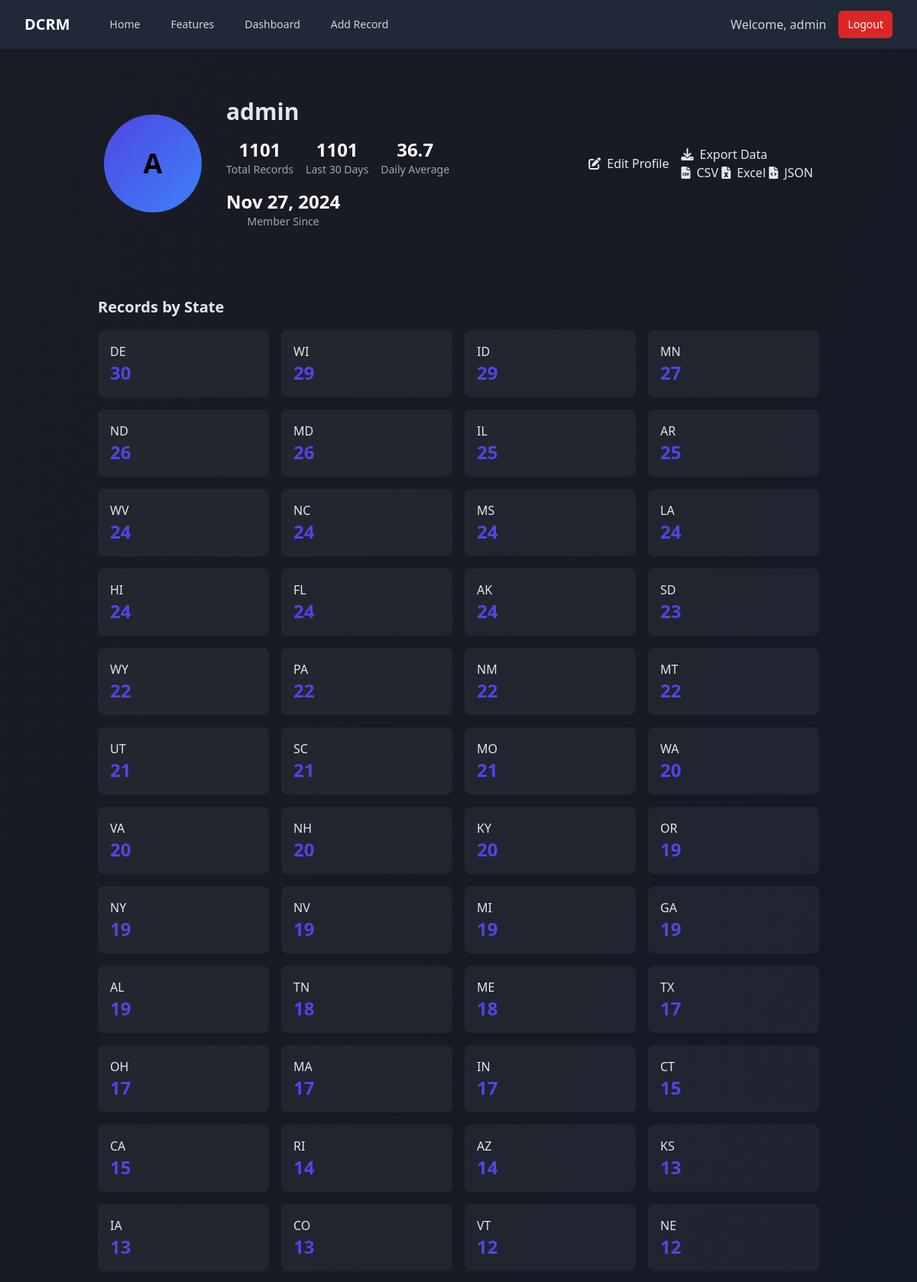
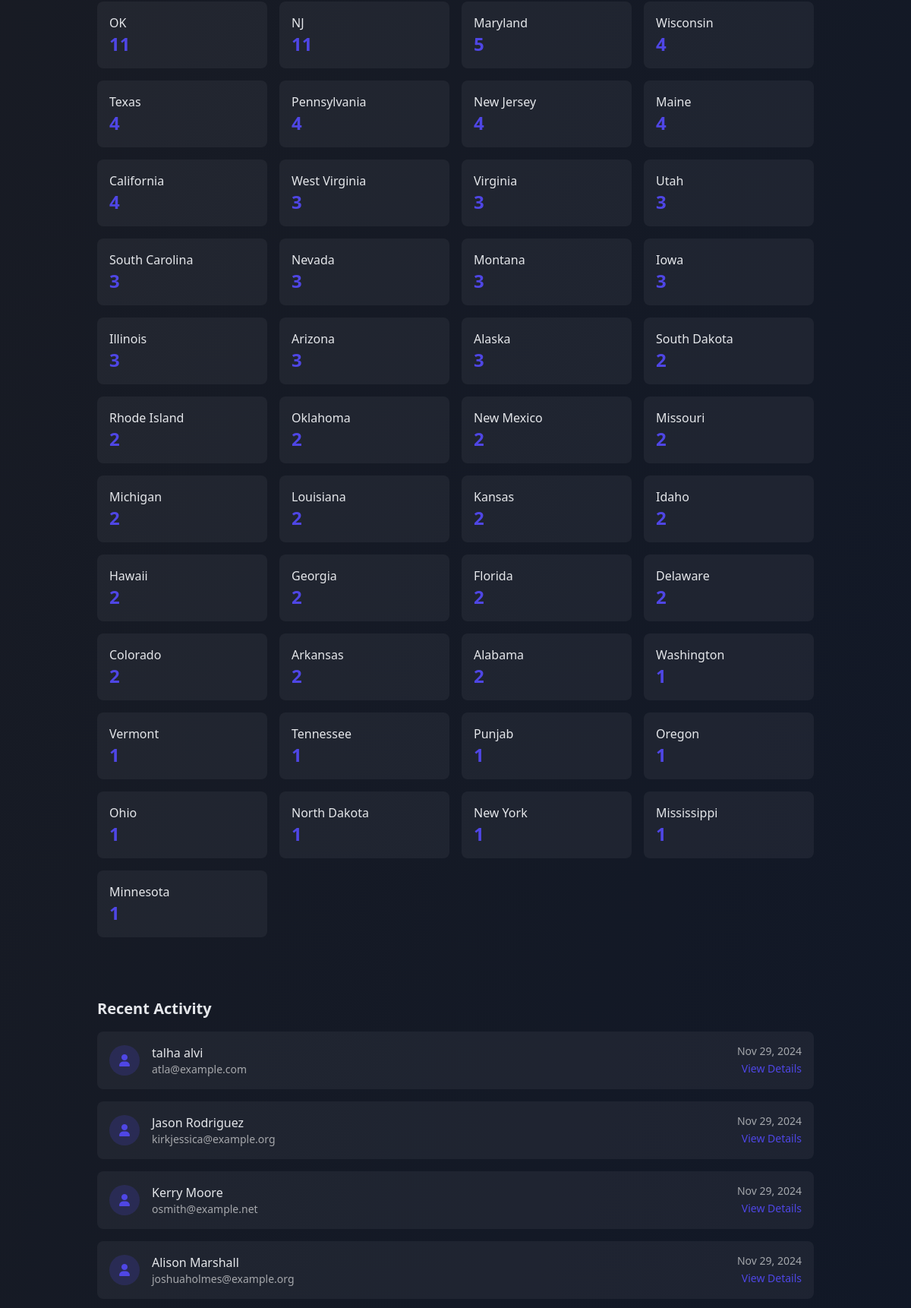
/profile/ (signed in, upper part), run on the app's committed database (2 pictures, top to bottom).
### website/models.py (models this page shows, shortened)
class Record(models.Model):
    created_at = models.DateTimeField(auto_now_add=True)
    first_name = models.CharField(max_length=50)
    last_name = models.CharField(max_length=50)
    email = models.CharField(max_length=100)
    phone = models.CharField(max_length=15)
    address = models.CharField(max_length=100)
    city = models.CharField(max_length=50)
    state = models.CharField(max_length=50)
    zipcode = models.CharField(max_length=20)
    created_by = models.ForeignKey(User, on_delete=models.CASCADE)

### website/views.py (the view)
# urls.py: path('profile/', views.profile, name='profile'),
@login_required
def profile(request):
    user = request.user
    records = Record.objects.filter(created_by=user)
    total_records = records.count()
    recent_records = records.order_by('-created_at')[:5]
    records_by_state = records.values('state').annotate(count=Count('id')).order_by('-count')
    today = datetime.now()
    last_30_days = today - timedelta(days=30)
    records_last_30_days = records.filter(created_at__gte=last_30_days).count()
    daily_average = records_last_30_days / 30 if records_last_30_days > 0 else 0
    context = {
        'total_records': total_records,
        'recent_records': recent_records,
        'records_by_state': records_by_state,
        'records_last_30_days': records_last_30_days,
        'daily_average': daily_average,
    }
    return render(request, 'profile.html', context)

### website/templates/profile.html (shortened to what this page needs)
{% extends 'base.html' %}
{% block content %}
<div class="space-y-8" data-aos="fade-up">
    <div class="card p-8">
        <div class="flex flex-col md:flex-row items-center space-y-4 md:space-y-0 md:space-x-8">
            <div class="w-32 h-32 rounded-full bg-gradient-to-br from-primary to-blue-500 flex items-center justify-center">
                <span class="text-4xl font-bold text-black">
                    {{ user.first_name|first|default:user.username|first|upper }}
                </span>
            </div>
            <div class="flex-1 text-center md:text-left">
                <h1 class="text-3xl font-bold text-gradient mb-2">
                    {{ user.get_full_name|default:user.username }}
                </h1>
                <div class="flex flex-wrap justify-center md:justify-start gap-4">
                    <div class="text-center">
                        <p class="text-2xl font-bold text-white">{{ total_records }}</p>
                        <p class="text-sm text-white/60">Total Records</p>
                    </div>
                    <div class="text-center">
                        <p class="text-2xl font-bold text-white">{{ records_last_30_days }}</p>
                        <p class="text-sm text-white/60">Last 30 Days</p>
                    </div>
                    <div class="text-center">
                        <p class="text-2xl font-bold text-white">{{ daily_average|floatformat:1 }}</p>
                        <p class="text-sm text-white/60">Daily Average</p>
                    </div>
                    <div class="text-center">
                        <p class="text-2xl font-bold text-white">
                            {{ user.date_joined|date:"M d, Y" }}
                        </p>
                        <p class="text-sm text-white/60">Member Since</p>
                    </div>
                </div>
            </div>
            <div class="flex space-x-4">
                <button class="btn-secondary" onclick="toggleEditProfile()">
                    <i class="fas fa-edit mr-2"></i>Edit Profile
                </button>
                <div class="dropdown">
                    <button class="btn-secondary dropdown-toggle">
                        <i class="fas fa-download mr-2"></i>Export Data
                    </button>
                    <div class="dropdown-menu">
                        <a href="{% url 'export_records' 'csv' %}" class="dropdown-item">
                            <i class="fas fa-file-csv mr-2"></i>CSV
                        </a>
                        <a href="{% url 'export_records' 'excel' %}" class="dropdown-item">
                            <i class="fas fa-file-excel mr-2"></i>Excel
                        </a>
                        <a href="{% url 'export_records' 'json' %}" class="dropdown-item">
                            <i class="fas fa-file-code mr-2"></i>JSON
                        </a>
                    </div>
                </div>
            </div>
        </div>
    </div>
    <div class="card p-6" data-aos="fade-up" data-aos-delay="100">
        <h2 class="text-xl font-bold mb-4">Records by State</h2>
        <div class="grid grid-cols-2 md:grid-cols-4 gap-4">
            {% for state in records_by_state %}
                <div class="p-4 rounded-lg bg-white/5">
                    <h3 class="font-medium">{{ state.state }}</h3>
                    <p class="text-2xl font-bold text-primary">{{ state.count }}</p>
                </div>
            {% empty %}
                <div class="col-span-4 text-center py-8 text-white/60">
                    No records found.
                </div>
            {% endfor %}
        </div>
    </div>
    <div class="card p-6" data-aos="fade-up" data-aos-delay="200">
        <h2 class="text-xl font-bold mb-4">Recent Activity</h2>
        <div class="space-y-4">
            {% for record in recent_records %}
                <div class="flex items-center justify-between p-4 rounded-lg bg-white/5 hover:bg-white/10 transition-colors duration-200">
                    <div class="flex items-center space-x-4">
                        <div class="w-10 h-10 rounded-full bg-primary/20 flex items-center justify-center">
                            <i class="fas fa-user text-primary"></i>
                        </div>
                        <div>
                            <p class="font-medium">{{ record.first_name }} {{ record.last_name }}</p>
                            <p class="text-sm text-white/60">{{ record.email }}</p>
                        </div>
                    </div>
                    <div class="text-right">
                        <p class="text-sm text-white/60">{{ record.created_at|date:"M d, Y" }}</p>
                        <a href="{% url 'record' record.id %}" class="text-primary hover:text-primary-hover text-sm">
                            View Details
                        </a>
                    </div>
                </div>
            {% empty %}
                <div class="text-center py-8 text-white/60">
                    No recent activity to show.
                </div>
            {% endfor %}
        </div>
    </div>
</div>
{% endblock %}

### website/templates/navbar.html
{% load static %}
<nav class="bg-gray-800">
    <div class="max-w-7xl mx-auto px-4 sm:px-6 lg:px-8">
        <div class="flex items-center justify-between h-16">
            <div class="flex items-center">
                <div class="flex-shrink-0">
                    <a href="{% url 'home' %}" class="text-white font-bold text-xl">DCRM</a>
                </div>
                <div class="hidden md:block">
                    <div class="ml-10 flex items-baseline space-x-4">
                        <a href="{% url 'home' %}"
                            class="text-gray-300 hover:bg-gray-700 hover:text-white px-3 py-2 rounded-md text-sm font-medium">Home</a>
                        <a href="{% url 'features' %}"
                            class="text-gray-300 hover:bg-gray-700 hover:text-white px-3 py-2 rounded-md text-sm font-medium">Features</a>
                        {% if user.is_authenticated %}
                        <a href="{% url 'dashboard' %}"
                            class="text-gray-300 hover:bg-gray-700 hover:text-white px-3 py-2 rounded-md text-sm font-medium">Dashboard</a>
                        <a href="{% url 'add_record' %}"
                            class="text-gray-300 hover:bg-gray-700 hover:text-white px-3 py-2 rounded-md text-sm font-medium">Add
                            Record</a>
                        {% endif %}
                    </div>
                </div>
            </div>
            <div class="hidden md:block">
                <div class="ml-4 flex items-center md:ml-6">
                    {% if user.is_authenticated %}
                    <span class="text-gray-300 mr-4">Welcome, {{ user.username }}</span>
                    <a href="{% url 'logout' %}"
                        class="bg-red-600 hover:bg-red-700 text-white px-3 py-2 rounded-md text-sm font-medium">Logout</a>
                    {% else %}
                    <a href="{% url 'login' %}"
                        class="bg-indigo-600 hover:bg-indigo-700 text-white px-3 py-2 rounded-md text-sm font-medium mr-3">Login</a>
                    <a href="{% url 'register' %}"
                        class="bg-green-600 hover:bg-green-700 text-white px-3 py-2 rounded-md text-sm font-medium">Register</a>
                    {% endif %}
                </div>
            </div>
        </div>
    </div>
</nav>

### website/static/css/main.css (style rules this page uses)
body { @apply bg-darker-bg text-white min-h-screen; }
.btn-secondary { @apply px-4 py-2 rounded-lg bg-white/10 hover:bg-white/20 text-white transition-all duration-300; }
.card { @apply bg-card-bg/80 backdrop-blur-md rounded-xl border border-white/10 overflow-hidden shadow-xl; }

### website/templates/base.html (style rules this page uses)
.text-gradient { @apply bg-clip-text text-transparent bg-gradient-to-r from-primary to-secondary; }
.btn-secondary { @apply px-4 py-2 rounded-lg bg-gray-700 hover:bg-gray-600 text-white transition-all duration-300; }
.card { @apply bg-card-bg rounded-xl border border-gray-700/50 shadow-lg backdrop-blur-sm; }

### data on the page
Record: first_name "talha", last_name "alvi", email "atla@example.com", created_at "Nov 29, 2024"
Record: first_name "Jason", last_name "Rodriguez", email "kirkjessica@example.org", created_at "Nov 29, 2024"
Record: first_name "Kerry", last_name "Moore", email "osmith@example.net", created_at "Nov 29, 2024"
Record: first_name "Alison", last_name "Marshall", email "joshuaholmes@example.org", created_at "Nov 29, 2024"

### other printed values
{{ user.username }} "admin"
{{ user.first_name|first|default:user.username|first|upper }} "A"
{{ user.get_full_name|default:user.username }} "admin"
{{ total_records }} "1101"
{{ records_last_30_days }} "1101"
{{ daily_average|floatformat:1 }} "36.7"
{{ user.date_joined|date:"M d, Y" }} "Nov 27, 2024"
{{ state.state }} "DE" "WI" "ID" "MN" "ND" "MD" "IL" "AR" "WV" "NC" "MS" "LA" "HI" "FL" "AK" "SD" "WY" "PA" "NM" "MT" "UT" "SC" "MO" "WA" "VA" "NH" "KY" "OR" "NY" "NV" "MI" "GA" "AL" "TN" "ME" "TX" "OH" "MA" "IN" "CT" "CA" "RI" "AZ" "KS" "IA" "CO" "VT" "NE" "OK" "NJ" "Maryland" "Wisconsin" "Texas" "Pennsylvania" "New Jersey" "Maine" "California" "West Virginia" "Virginia" "Utah" "South Carolina" "Nevada" "Montana" "Iowa" "Illinois" "Arizona" "Alaska" "South Dakota" "Rhode Island" "Oklahoma" "New Mexico" "Missouri" "Michigan" "Louisiana" "Kansas" "Idaho" "Hawaii" "Georgia" "Florida" "Delaware" "Colorado" "Arkansas" "Alabama" "Washington" "Vermont" "Tennessee" "Punjab" "Oregon" "Ohio" "North Dakota" "New York" "Mississippi" "Minnesota"
{{ state.count }} "30" "29" "29" "27" "26" "26" "25" "25" "24" "24" "24" "24" "24" "24" "24" "23" "22" "22" "22" "22" "21" "21" "21" "20" "20" "20" "20" "19" "19" "19" "19" "19" "19" "18" "18" "17" "17" "17" "17" "15" "15" "14" "14" "13" "13" "13" "12" "12" "11" "11" "5" "4" "4" "4" "4" "4" "4" "3" "3" "3" "3" "3" "3" "3" "3" "3" "3" "2" "2" "2" "2" "2" "2" "2" "2" "2" "2" "2" "2" "2" "2" "2" "2" "1" "1" "1" "1" "1" "1" "1" "1" "1" "1"
